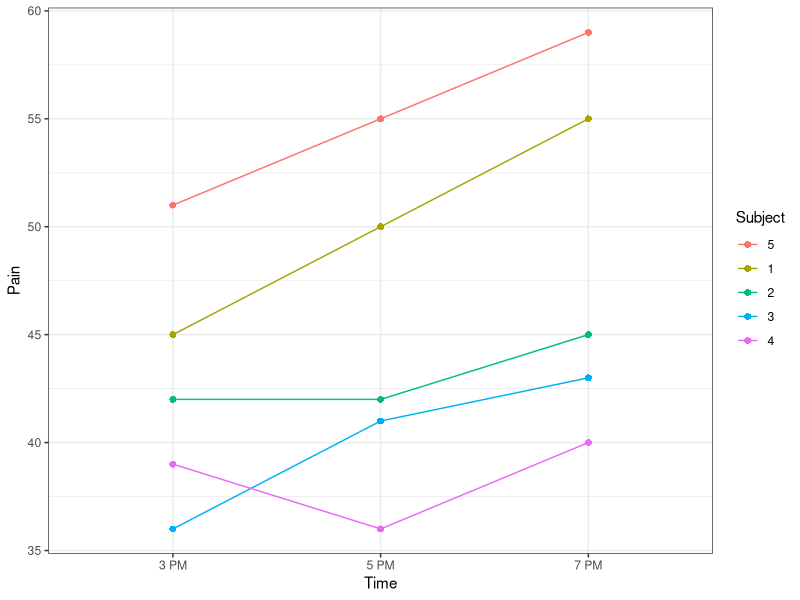
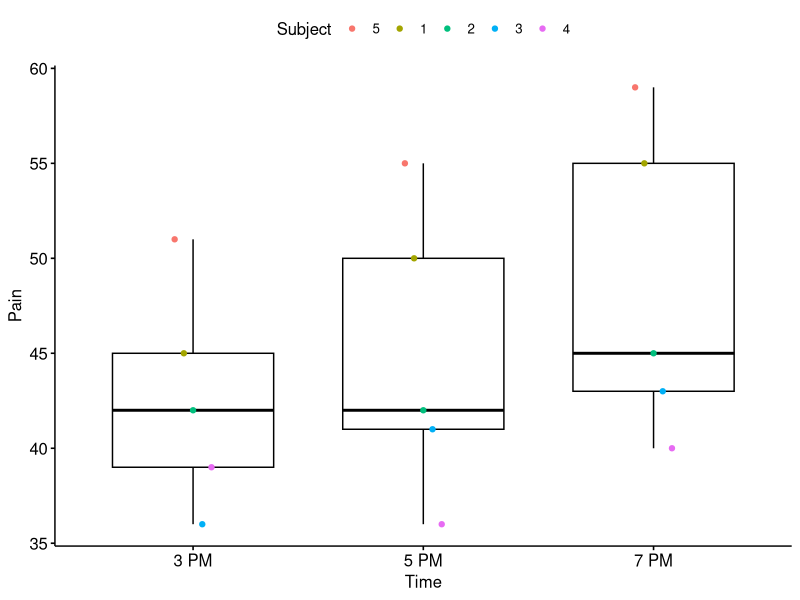
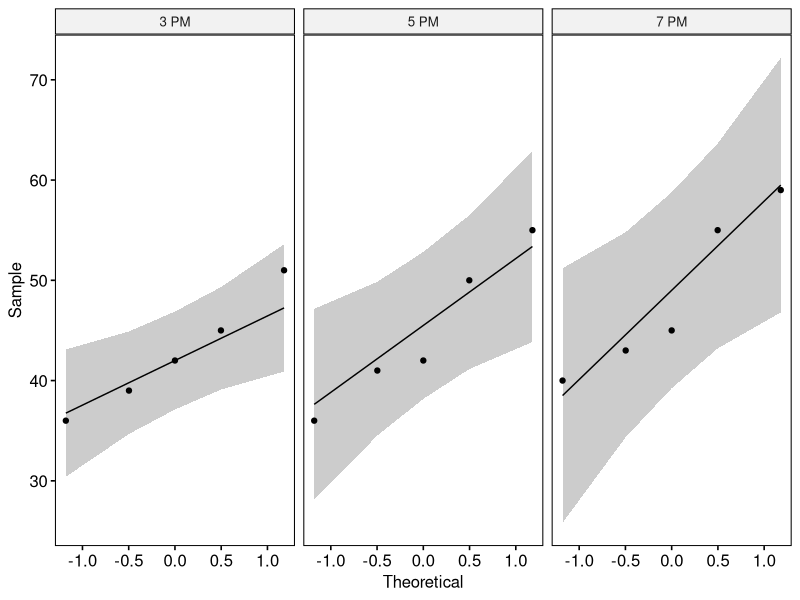
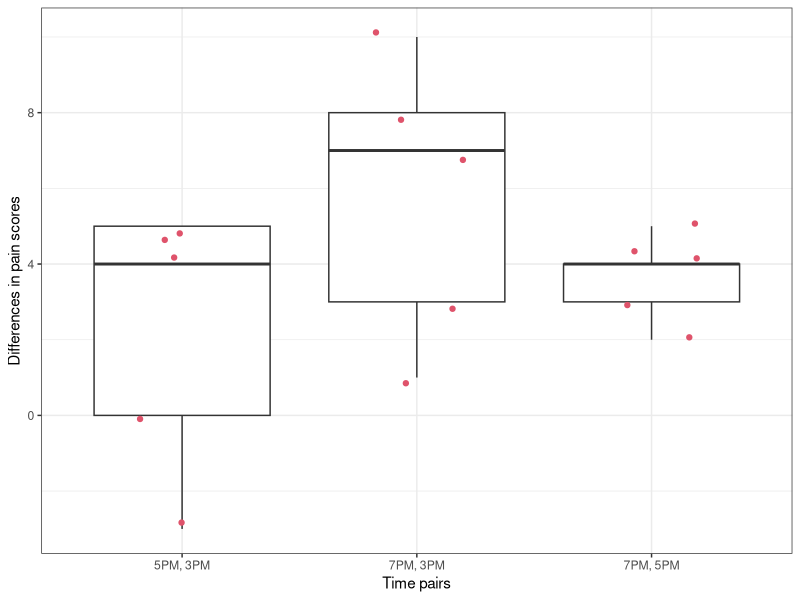
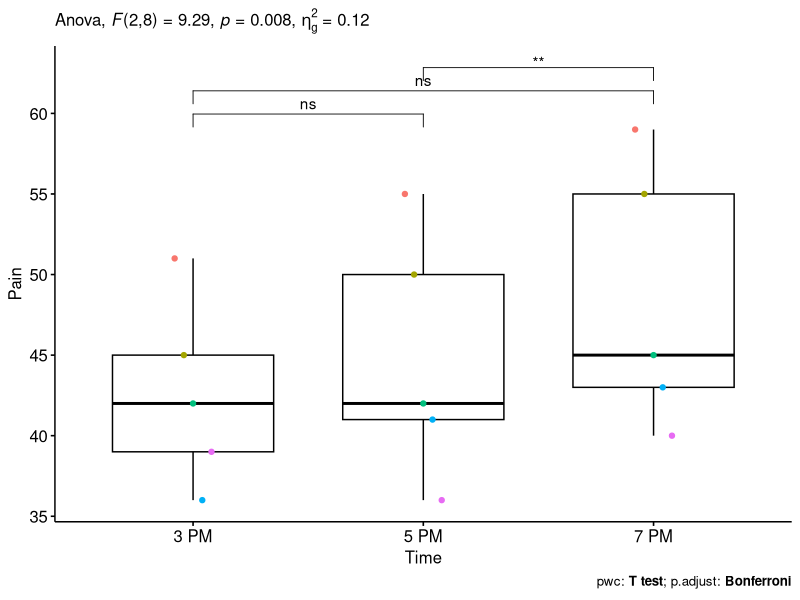
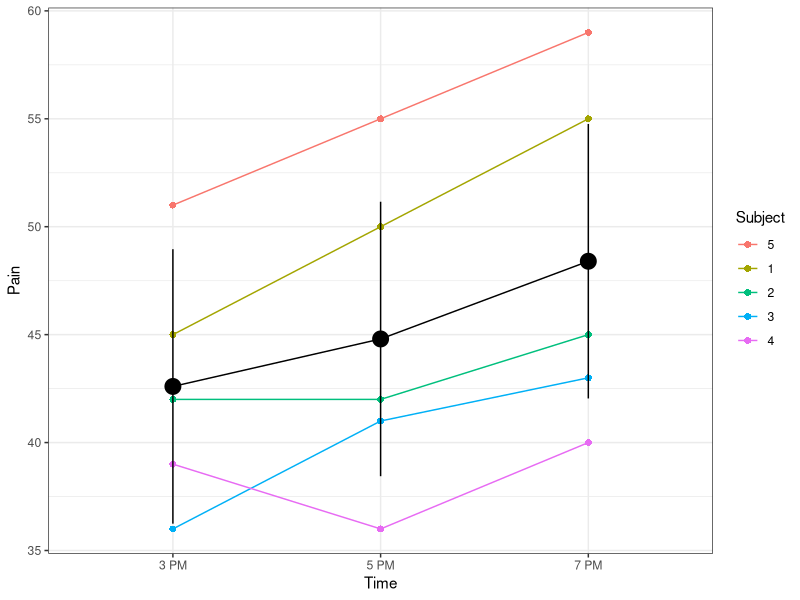
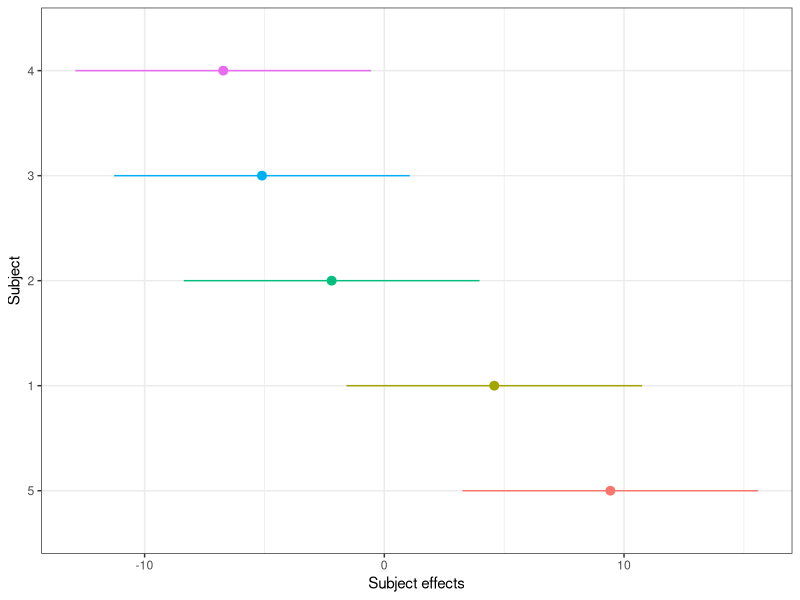
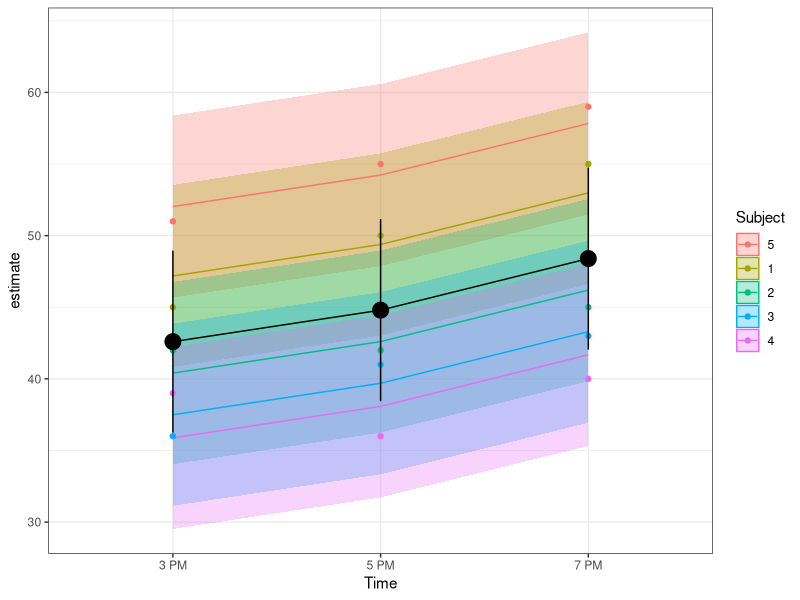

These figures' R source, in order: (Note: this script raises an error after producing the figures.)
## ---- chunk 1
knitr::opts_chunk$set(echo = TRUE)
# knitr::opts_knit$set(root.dir = "../data")
knitr::opts_chunk$set(fig.dim=c(5,3.5), out.width="70%", fig.retina=2)
## ---- chunk 2
library(tidyverse)
library(rstatix)
library(ggpubr)
library(glmmTMB)
library(marginaleffects)
library(patchwork)
theme_set(theme_bw())
## ---- chunk 3
dt <- tibble(
    Subject = as_factor(rep(1:5,each=3)),
    Time = as_factor(rep(c("3 PM","5 PM","7 PM"),5)),
    Pain = c(45, 50, 55, 42, 42, 45, 36, 41, 43, 39, 36, 40, 51, 55, 59)) |> 
  # reorder subject by their pain scores
  mutate(Subject = fct_reorder(Subject,-Pain,mean)) |> 
  # make another version of time: hours = hours since start of experiment
  mutate(Hour = (as.numeric(Time) - 1) * 2)
dt
## ---- chunk 4
gline <- ggplot(dt) +
  aes(x = Time, y = Pain, colour = Subject, group=Subject) +
  # geom_boxplot(aes(col=NULL, group=NULL)) +
  geom_point(size=2,pch=16) +
  geom_line()

gline
## ---- chunk 5
gbox <- ggboxplot(dt, x = "Time", y = "Pain", alpha=.5) +
  geom_point(aes(colour = Subject, group=Subject), position = position_dodge(.2)) 

gbox
## ---- chunk 6
dt |> 
  group_by(Time) |> 
  get_summary_stats(Pain, type = "mean_sd")
## ---- chunk 7
dt |>  
  group_by(Time) |> 
  shapiro_test(Pain) 
## ---- chunk 8
# from the 'ggpubr' package
ggqqplot(dt, "Pain", facet.by = "Time")
## ---- chunk 9

# dv = dependent variable (response,i.e, "Pain")
# wid = variable identifying the subjects: "Subject"
# within = within-subjects variable (fixed factor), i.e, "Time"

anova_pain <- anova_test(data = dt, dv = Pain, wid = Subject, within = Time)
anova_pain
## ---- chunk 10
diff_dt <- dt |> 
  group_by(Subject) |> 
  summarise(`5PM, 3PM` = Pain[Time=="5 PM"] - Pain[Time=="3 PM"],
            `7PM, 3PM` = Pain[Time=="7 PM"] - Pain[Time=="3 PM"],
            `7PM, 5PM` = Pain[Time=="7 PM"] - Pain[Time=="5 PM"]) |> 
  pivot_longer(cols=2:4, names_to = "Time pairs", values_to = "Differences in pain scores")

diff_dt
## ---- chunk 11
diff_dt |> group_by(`Time pairs`) |> summarise(sd(`Differences in pain scores`))
## ---- chunk 12
diff_dt |> ggplot() + 
  aes(x=`Time pairs`,y=`Differences in pain scores`) + 
  geom_boxplot() +
  geom_jitter(col=2,width=.2)
## ---- chunk 13
anova_pain$`Mauchly's Test for Sphericity`
## ---- chunk 14
anova_pain$`Sphericity Corrections`
## ---- chunk 15
pwc <- dt %>%
  pairwise_t_test(
    Pain ~ Time, paired = TRUE,
    p.adjust.method = "bonferroni"
    )
pwc
## ---- chunk 16
pwc <- pwc %>% add_xy_position(x = "Time")

gbox + 
  stat_pvalue_manual(pwc) +
  labs(
    subtitle = get_test_label(anova_pain, detailed = TRUE),
    caption = get_pwc_label(pwc)
  ) +  theme(legend.position="none")
## ---- chunk 17
lmm1 <- glmmTMB(Pain ~ Time + (1 | Subject), data=dt)
summary(lmm1)
## ---- chunk 18
# refit the model with lme4 to avoid issues with 
# glmmTMB not playing with marginaleffefcts
lmer1 <- lme4::lmer(Pain ~ Time + (1 | Subject), data=dt)

predf <- avg_predictions(lmer1, by="Time")
## ---- chunk 19
gline +
  geom_pointrange(
    data = predf, 
    aes(x=Time, y=estimate, ymin=conf.low, ymax=conf.high), 
    inherit.aes = F, 
    size=1.1
    ) +
  geom_line(
    data =predf, 
    aes(x=as.numeric(Time), y=estimate), 
    inherit.aes = F
    ) 
## ---- chunk 20
ranef(lmm1)
## ---- chunk 21
predr <- predictions(lmer1, by="Subject") |> 
  # subtract the mean to get marginal effects
  mutate(pred.mar = estimate - mean(estimate),
         conf.low.mar = conf.low - mean(estimate),
         conf.high.mar = conf.high - mean(estimate))
predr
## ---- chunk 22
predr |> 
  ggplot() + 
  aes(
    x = Subject,
    y = pred.mar,
    ymin = conf.low.mar,
    ymax = conf.high.mar,
    col = Subject
    ) +
  geom_pointrange(width=0) +
  ylab("Subject effects") +
  theme(legend.position="none") + 
  coord_flip()
## ---- chunk 23
predall <- predictions(lmer1)
predall

## ---- chunk 24
ggplot(predall) +
  aes(x = Time, 
      y = estimate, 
      col = Subject, 
      group = Subject
      ) +
  geom_ribbon(
    aes(ymin = conf.low, 
        ymax = conf.high, 
        col = NULL,
        fill = Subject), 
    alpha=.3
    ) +
  geom_line() + 
  geom_point(data=dt, 
             aes(y=Pain)
             ) +
  geom_line(data = predf, 
            aes(x=as.numeric(Time), y=estimate), 
            inherit.aes = F
            ) +
  geom_pointrange(data = predf, 
             aes(x=Time, y=estimate, ymin=conf.low, ymax=conf.high), 
             inherit.aes = F, size = 1.1
             ) 
 
## ---- chunk 25
# fit the model
glmmtmb_mixreg1 <- glmmTMB(Pain ~ Hour + (Hour | Subject), data = dt)
summary(glmmtmb_mixreg1)
## ---- chunk 26
# fit the model
lmer_mixreg1 <- lme4::lmer(Pain ~ Hour + (Hour | Subject), data = dt)
summary(lmer_mixreg1)
## ---- chunk 27
# fit the model
glmmtmb_mixreg1_reml <- update(glmmtmb_mixreg1, REML = T)
summary(glmmtmb_mixreg1_reml)
## ---- chunk 28
ranef(glmmtmb_mixreg1_reml)
## ---- chunk 29
ranef(glmmtmb_mixreg1_reml)[[1]]$Subject |> cor()
## ---- chunk 30
plot_predictions(
  lmer_mixreg1, 
  condition = c("Hour", "Subject")
  ) +
  geom_point(
    data=dt, 
    aes(x=Hour,y=Pain,col=Subject)
  )
## ---- chunk 31
glmmtmb_mixreg2 <- glmmTMB(
  Pain ~ Hour + (1 | Subject) + (0 + Hour | Subject), 
  data = dt)

summary(glmmtmb_mixreg2)
## ---- chunk 32
lmer_mixreg2 <- lme4::lmer(
  Pain ~ Hour + (1 | Subject) + (0 + Hour | Subject), 
  data = dt)

lmer_predf_mixreg2 <- predictions(lmer_mixreg2, by="Hour")
lmer_predf_mixreg2

## ---- chunk 33
g1 <- plot_predictions(
    lmer_mixreg2, 
    condition = c("Hour", "Subject")
    ) +
  # add raw data
  geom_point(
    data = dt, 
    aes(x=Hour,y=Pain,col=Subject)
    ) +
  # add overall mean
  geom_ribbon(
    data = lmer_predf_mixreg2,
    aes(x=Hour,ymin=conf.low,ymax=conf.high), 
    alpha=.2
    ) +
  geom_line(
    data = lmer_predf_mixreg2, 
    aes(x=Hour, y=estimate), 
    size=1)

g1
## ---- chunk 34
ranef(lmer_mixreg2)
## ---- chunk 35
slopes(lmer_mixreg2, by="Subject") 
## ---- chunk 36

resid_by_hour <- 
  predictions(lmer_mixreg2) |> 
  mutate(Residuals = Pain - estimate) |> 
  ggplot() +
  geom_hline(yintercept=0) +
  aes(x=Hour,y=Residuals,col=Subject) +
  geom_point() 

resid_by_subject <- 
  predictions(lmer_mixreg2) |> 
  mutate(Residuals = Pain - estimate,
         Hour = as_factor(Hour)) |> 
  ggplot() +
  geom_hline(yintercept=0) +
  aes(x=Subject,y=Residuals,col=Hour) +
  geom_point()

resid_by_hour + resid_by_subject
## ---- chunk 37
glmmtmb_lmm3 <- glmmTMB(Pain ~ Hour + (1 | Subject), data = dt)
summary(glmmtmb_lmm3)
## ---- chunk 38
anova(glmmtmb_lmm3, glmmtmb_mixreg2)
## ---- chunk 39
# fit a fixed-effects linear model with interaction
flm <- lm(Pain ~ Hour * Subject, data = dt)
## ---- chunk 40
# Extract intercepts and slopes from fixed and mixed models
pars_fix_rand <- bind_rows(
  
  marginaleffects(
    flm,
    variable="Hour",
    by="Subject"
    ) |> 
    as.data.frame() |> 
    transmute(
      Subject, 
      Value = estimate, 
      Parameter = "Slope", 
      Model = "Fixed"
      ),
  
  marginaleffects(
    lmer_mixreg2,
    variable="Hour",
    by="Subject"
    ) |> 
    as.data.frame()  |> 
    transmute(
      Subject, 
      Value=estimate, 
      Parameter="Slope", 
      Model="Random"
      ),
  
  predictions(flm) |> 
    filter(Hour == 0) |> 
    transmute(
      Subject,
      Value=estimate,
      Parameter="Intercept",
      Model="Fixed"
      ),
  
  predictions(lmer_mixreg2) |> 
    filter(Hour == 0) |> 
    transmute(
      Subject,
      Value=estimate,
      Parameter="Intercept",
      Model="Random")
  )

# Plot them
ggplot(pars_fix_rand) +
  aes(
    x=Model,
    y=Value,
    col=Subject,
    group=Subject
    ) +
  geom_point() + 
  geom_line() +
  facet_wrap(.~Parameter, scales="free") +
  ggtitle("Shrinkage of Subject effects on intercept and slope parameters",
    subtitle = "Comparison of estimates between fixed-effects and mixed-effects models")
## ---- chunk 41
pars_fix_rand |> 
  pivot_wider(values_from = Value, names_from = Parameter) |> 
  ggplot() +
  aes(x=Intercept,y=Slope,col=Subject) +
  geom_point() +
  facet_wrap(~Model) +
  ggtitle("Intercept vs slope estimates for fixed model vs mixed model")
## ---- chunk 42
# get predictions from fixed and random models
preds_fix_rand <- bind_rows(
  predictions(glmmtmb_mixreg2) |> 
    as.data.frame() |> 
    select(Subject, Hour, Pain=estimate) |> 
    mutate(Model="Random") ,
  predictions(flm) |> 
    as.data.frame() |> 
    select(Subject, Hour, Pain=estimate) |> 
    mutate(Model="Fixed")
)

# plot data and predictions
dt |> 
  ggplot() +
  aes(x=Hour,y=Pain,col=Subject) +
  geom_point() +
  geom_line(aes(linetype=Model),
            data = preds_fix_rand) +
  ggtitle("Regression lines by subject for fixed model vs mixed model")
## ---- chunk 43
anova(lmm1, glmmtmb_mixreg1, glmmtmb_mixreg2)
